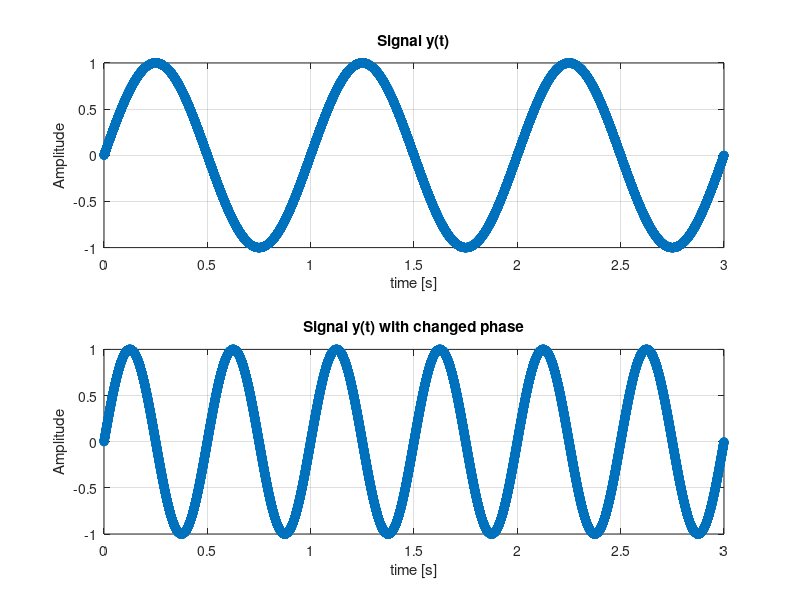
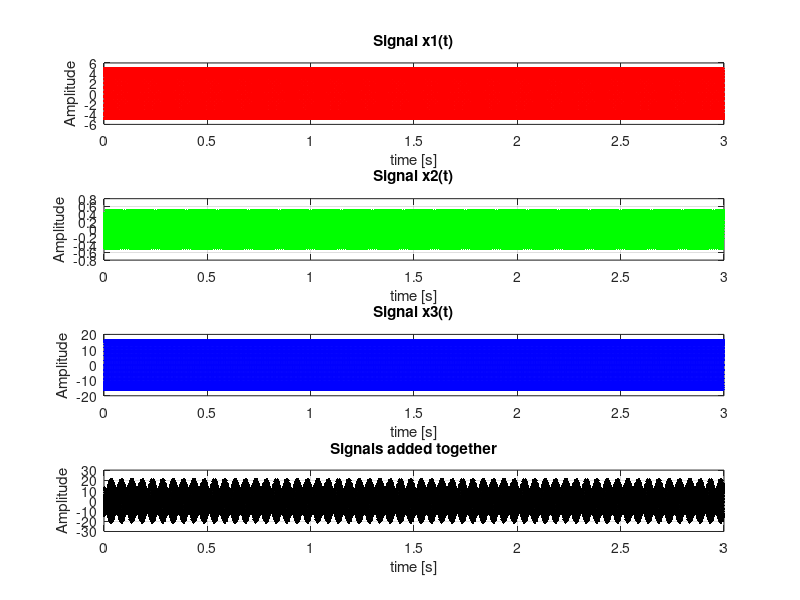

MATLAB code for these plots, in order:
% dsp01_ex_sine.m
clc; clear all; close all;

fs=8000; Nx=3*fs;               % sampling frequency, number of samples

dt = 1/fs;                      % sampling period

t = dt*(0:Nx-1);                %sampling times (many moments)

A1=1; f1=200; p1=2*pi; fy=1;      % sine: amplitude, frequency and phase

y1 = A1 * sin(2*pi*fy*t+p1);    % sine as a first signal component
 y2 = A1 * sin(2*pi*2*fy*t+p1);

x1 = (4+A1) * sin(2*pi*(f1+30)*t+p1/5);
 x2 = (A1-0.5) * sin(2*pi*(f1-100)*t+p1/3);
  x3 = (15+A1) * sin(2*pi*(50+f1)*t+p1/2);
   x = x1 + x2 + x3;


    figure(1);
        subplot(2,1,1);
            plot(t,y1,'o-'); grid; title('Signal y(t)'); xlabel('time [s]'); ylabel('Amplitude');
        subplot(2,1,2);
            plot(t,y2,'o-'); grid; title('Signal y(t) with changed phase'); xlabel('time [s]'); ylabel('Amplitude');
    
    
    figure(2);
        subplot(4,1,1);
            plot(t,x1,'r.-'); grid; title('Signal x1(t)'); xlabel('time [s]'); ylabel('Amplitude');
        subplot(4,1,2);
            plot(t,x2,'g.-'); grid; title('Signal x2(t)'); xlabel('time [s]'); ylabel('Amplitude');
        subplot(4,1,3);
            plot(t,x3,'b.-'); grid; title('Signal x3(t)'); xlabel('time [s]'); ylabel('Amplitude');
        subplot(4,1,4);
            plot(t,x,'k.-'); grid; title('Signals added together'); xlabel('time [s]'); ylabel('Amplitude');

sound(x,fs);

